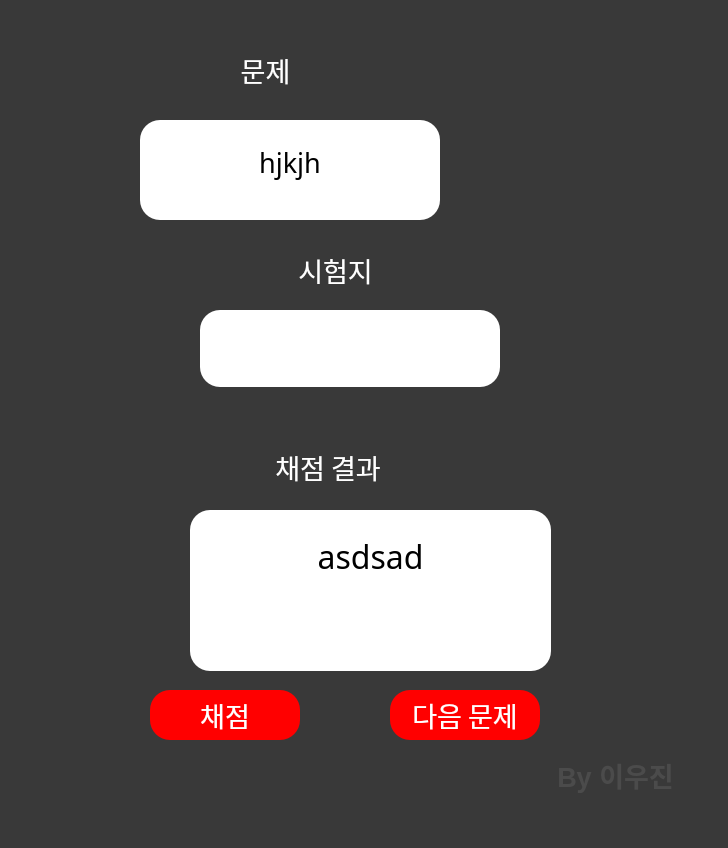
<?xml version="1.0" encoding="UTF-8"?>
<ui version="4.0">
 <class>MainWindow</class>
 <widget class="QMainWindow" name="MainWindow">
  <property name="geometry">
   <rect>
    <x>0</x>
    <y>0</y>
    <width>728</width>
    <height>848</height>
   </rect>
  </property>
  <property name="font">
   <font>
    <family>나눔스퀘어</family>
    <pointsize>20</pointsize>
    <bold>false</bold>
   </font>
  </property>
  <property name="windowTitle">
   <string>MainWindow</string>
  </property>
  <property name="styleSheet">
   <string notr="true">background-color: rgb(57, 57, 57);</string>
  </property>
  <widget class="QWidget" name="centralwidget">
   <widget class="QLabel" name="label_2">
    <property name="geometry">
     <rect>
      <x>270</x>
      <y>240</y>
      <width>131</width>
      <height>61</height>
     </rect>
    </property>
    <property name="font">
     <font>
      <family>나눔스퀘어</family>
      <pointsize>20</pointsize>
      <bold>false</bold>
     </font>
    </property>
    <property name="layoutDirection">
     <enum>Qt::LeftToRight</enum>
    </property>
    <property name="styleSheet">
     <string notr="true"/>
    </property>
    <property name="text">
     <string>&lt;html&gt;&lt;head/&gt;&lt;body&gt;&lt;p align=&quot;center&quot;&gt;&lt;span style=&quot; color:#ffffff;&quot;&gt;시험지&lt;/span&gt;&lt;/p&gt;&lt;/body&gt;&lt;/html&gt;</string>
    </property>
   </widget>
   <widget class="QPushButton" name="answer_button">
    <property name="geometry">
     <rect>
      <x>150</x>
      <y>690</y>
      <width>150</width>
      <height>50</height>
     </rect>
    </property>
    <property name="font">
     <font>
      <family>나눔스퀘어</family>
      <pointsize>20</pointsize>
      <bold>false</bold>
     </font>
    </property>
    <property name="styleSheet">
     <string notr="true">QPushButton{
background-color: red;
color: white;
border: 0px solid black;
border-radius: 20px;
}
QPushButton:hover{
background-color:rgb(255, 83, 83);
}</string>
    </property>
    <property name="text">
     <string>채점</string>
    </property>
   </widget>
   <widget class="QLabel" name="label_3">
    <property name="geometry">
     <rect>
      <x>540</x>
      <y>750</y>
      <width>151</width>
      <height>51</height>
     </rect>
    </property>
    <property name="font">
     <font>
      <pointsize>20</pointsize>
      <bold>true</bold>
     </font>
    </property>
    <property name="text">
     <string>&lt;html&gt;&lt;head/&gt;&lt;body&gt;&lt;p align=&quot;center&quot;&gt;&lt;span style=&quot; color:#4b4b4b;&quot;&gt;By 이우진&lt;/span&gt;&lt;/p&gt;&lt;/body&gt;&lt;/html&gt;</string>
    </property>
   </widget>
   <widget class="QLineEdit" name="answer_input">
    <property name="geometry">
     <rect>
      <x>200</x>
      <y>310</y>
      <width>300</width>
      <height>77</height>
     </rect>
    </property>
    <property name="font">
     <font>
      <family>나눔스퀘어</family>
      <pointsize>20</pointsize>
      <bold>false</bold>
     </font>
    </property>
    <property name="styleSheet">
     <string notr="true">background-color: rgb(255, 255, 255);
border: 0px solid black;
border-radius: 20px;
padding: 20px 30px;</string>
    </property>
    <property name="text">
     <string/>
    </property>
   </widget>
   <widget class="QTextBrowser" name="result">
    <property name="geometry">
     <rect>
      <x>190</x>
      <y>510</y>
      <width>361</width>
      <height>161</height>
     </rect>
    </property>
    <property name="font">
     <font>
      <family>나눔스퀘어</family>
      <pointsize>20</pointsize>
      <bold>false</bold>
     </font>
    </property>
    <property name="styleSheet">
     <string notr="true">background-color: rgb(255, 255, 255);
border: 0px solid black;
border-radius: 20px;
padding: 20px 30px;</string>
    </property>
    <property name="html">
     <string>&lt;!DOCTYPE HTML PUBLIC &quot;-//W3C//DTD HTML 4.0//EN&quot; &quot;http://www.w3.org/TR/REC-html40/strict.dtd&quot;&gt;
&lt;html&gt;&lt;head&gt;&lt;meta name=&quot;qrichtext&quot; content=&quot;1&quot; /&gt;&lt;meta charset=&quot;utf-8&quot; /&gt;&lt;style type=&quot;text/css&quot;&gt;
p, li { white-space: pre-wrap; }
&lt;/style&gt;&lt;/head&gt;&lt;body style=&quot; font-family:'나눔스퀘어'; font-size:20pt; font-weight:400; font-style:normal;&quot;&gt;
&lt;p align=&quot;center&quot; style=&quot; margin-top:0px; margin-bottom:0px; margin-left:0px; margin-right:0px; -qt-block-indent:0; text-indent:0px;&quot;&gt;&lt;span style=&quot; font-size:24pt;&quot;&gt;asdsad&lt;/span&gt;&lt;/p&gt;&lt;/body&gt;&lt;/html&gt;</string>
    </property>
   </widget>
   <widget class="QLabel" name="result_label">
    <property name="geometry">
     <rect>
      <x>200</x>
      <y>440</y>
      <width>256</width>
      <height>55</height>
     </rect>
    </property>
    <property name="font">
     <font>
      <family>나눔스퀘어</family>
      <pointsize>20</pointsize>
      <bold>false</bold>
     </font>
    </property>
    <property name="text">
     <string>&lt;html&gt;&lt;head/&gt;&lt;body&gt;&lt;p align=&quot;center&quot;&gt;&lt;span style=&quot; color:#ffffff;&quot;&gt;채점 결과&lt;/span&gt;&lt;/p&gt;&lt;/body&gt;&lt;/html&gt;</string>
    </property>
   </widget>
   <widget class="QPushButton" name="next_problem">
    <property name="geometry">
     <rect>
      <x>390</x>
      <y>690</y>
      <width>150</width>
      <height>50</height>
     </rect>
    </property>
    <property name="font">
     <font>
      <family>나눔스퀘어</family>
      <pointsize>20</pointsize>
      <bold>false</bold>
     </font>
    </property>
    <property name="styleSheet">
     <string notr="true">QPushButton{
background-color: red;
color: white;
border: 0px solid black;
border-radius: 20px;
}
QPushButton:hover{
background-color:rgb(255, 83, 83);
}</string>
    </property>
    <property name="text">
     <string>다음 문제</string>
    </property>
   </widget>
   <widget class="QLabel" name="label">
    <property name="geometry">
     <rect>
      <x>170</x>
      <y>40</y>
      <width>191</width>
      <height>61</height>
     </rect>
    </property>
    <property name="font">
     <font>
      <family>나눔스퀘어</family>
      <pointsize>20</pointsize>
      <bold>false</bold>
     </font>
    </property>
    <property name="layoutDirection">
     <enum>Qt::LeftToRight</enum>
    </property>
    <property name="styleSheet">
     <string notr="true"/>
    </property>
    <property name="text">
     <string>&lt;html&gt;&lt;head/&gt;&lt;body&gt;&lt;p align=&quot;center&quot;&gt;&lt;span style=&quot; color:#ffffff;&quot;&gt;문제&lt;/span&gt;&lt;/p&gt;&lt;/body&gt;&lt;/html&gt;</string>
    </property>
   </widget>
   <widget class="QTextBrowser" name="problem">
    <property name="geometry">
     <rect>
      <x>140</x>
      <y>120</y>
      <width>300</width>
      <height>100</height>
     </rect>
    </property>
    <property name="font">
     <font>
      <family>나눔스퀘어</family>
      <pointsize>20</pointsize>
      <bold>false</bold>
     </font>
    </property>
    <property name="toolTip">
     <string/>
    </property>
    <property name="styleSheet">
     <string notr="true">background-color: rgb(255, 255, 255);
border: 0px solid black;
border-radius: 20px;
padding: 20px 30px;</string>
    </property>
    <property name="html">
     <string>&lt;!DOCTYPE HTML PUBLIC &quot;-//W3C//DTD HTML 4.0//EN&quot; &quot;http://www.w3.org/TR/REC-html40/strict.dtd&quot;&gt;
&lt;html&gt;&lt;head&gt;&lt;meta name=&quot;qrichtext&quot; content=&quot;1&quot; /&gt;&lt;meta charset=&quot;utf-8&quot; /&gt;&lt;style type=&quot;text/css&quot;&gt;
p, li { white-space: pre-wrap; }
&lt;/style&gt;&lt;/head&gt;&lt;body style=&quot; font-family:'나눔스퀘어'; font-size:20pt; font-weight:400; font-style:normal;&quot;&gt;
&lt;p align=&quot;center&quot; style=&quot; margin-top:0px; margin-bottom:0px; margin-left:0px; margin-right:0px; -qt-block-indent:0; text-indent:0px;&quot;&gt;hjkjh&lt;/p&gt;&lt;/body&gt;&lt;/html&gt;</string>
    </property>
   </widget>
  </widget>
 </widget>
 <resources/>
 <connections/>
</ui>
